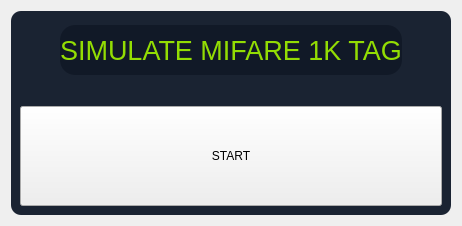
            <widget class="QWidget" name="mifareSimulatePage">
             <property name="minimumSize">
              <size>
               <width>380</width>
               <height>0</height>
              </size>
             </property>
             <layout class="QVBoxLayout" name="verticalLayout_14">
              <item>
               <widget class="QWidget" name="mifareSimulateContainer" native="true">
                <property name="styleSheet">
                 <string notr="true">QWidget#mifareSimulateContainer {
background-color: #1a2332;
border-radius: 10;
}</string>
                </property>
                <layout class="QVBoxLayout" name="verticalLayout_15">
                 <item>
                  <widget class="QLabel" name="mifareSimulateTitleLabel">
                   <property name="minimumSize">
                    <size>
                     <width>0</width>
                     <height>60</height>
                    </size>
                   </property>
                   <property name="maximumSize">
                    <size>
                     <width>16777215</width>
                     <height>60</height>
                    </size>
                   </property>
                   <property name="font">
                    <font>
                     <pointsize>20</pointsize>
                    </font>
                   </property>
                   <property name="styleSheet">
                    <string notr="true">color: #93dd03;
background-color: #111927;
border-radius: 15;
margin: 5px;
margin-left: 40px;
margin-right: 40px;</string>
                   </property>
                   <property name="text">
                    <string>SIMULATE MIFARE 1K TAG</string>
                   </property>
                   <property name="alignment">
                    <set>Qt::AlignCenter</set>
                   </property>
                  </widget>
                 </item>
                 <item>
                  <widget class="QLabel" name="mifareSimulateLabel">
                   <property name="text">
                    <string/>
                   </property>
                  </widget>
                 </item>
                 <item>
                  <widget class="QPushButton" name="startSimulatingButton">
                   <property name="minimumSize">
                    <size>
                     <width>0</width>
                     <height>100</height>
                    </size>
                   </property>
                   <property name="text">
                    <string>START</string>
                   </property>
                  </widget>
                 </item>
                </layout>
               </widget>
              </item>
             </layout>
            </widget>
